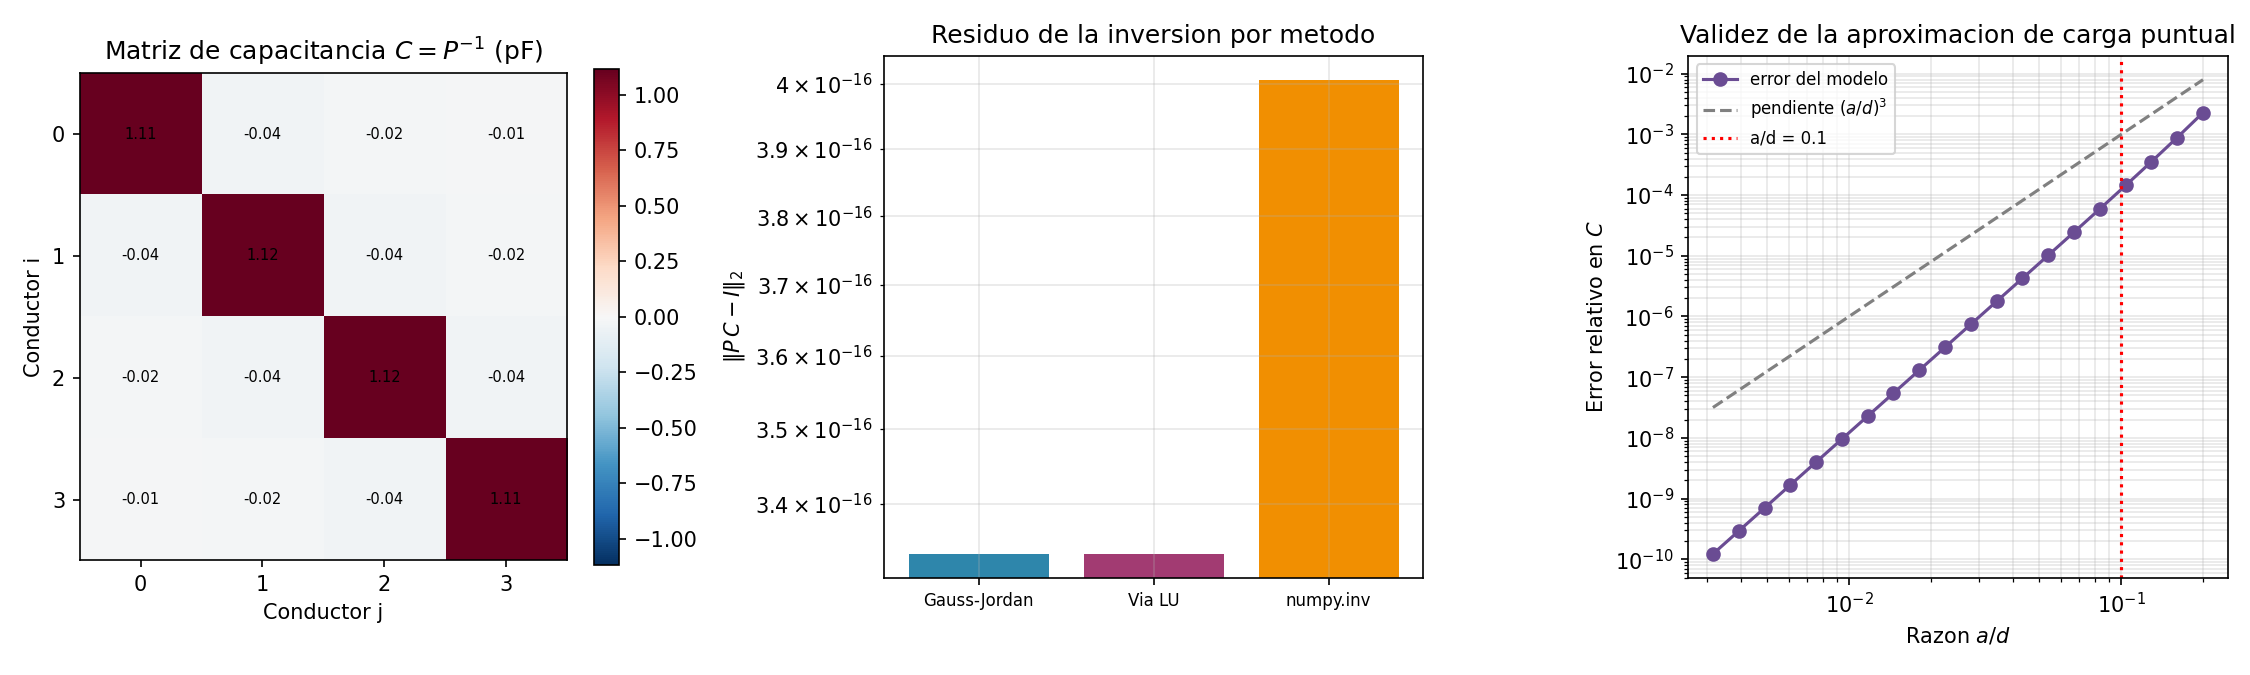

Source code (Python):
r"""
=============================================================================
 TEMA: Inversa de una matriz
 CURSO: Fisica Computacional II
=============================================================================

EJEMPLO FISICO: coeficientes de potencial y matriz de capacitancia
---------------------------------------------------------------------------
Se tienen N conductores aislados, cada uno con carga Q_i y potencial V_i.
Por la linealidad de la ecuacion de Laplace (electrostatica), los
potenciales son combinacion lineal de las cargas:

        V_i = sum_j p_ij Q_j       =>       V = P Q

donde p_ij son los "coeficientes de potencial", que dependen solo de la
geometria. La matriz inversa tiene nombre propio y significado fisico
directo:

        Q = C V ,       C = P^{-1}

C es la MATRIZ DE CAPACITANCIA del sistema: C_ii es la capacitancia propia
del conductor i y C_ij (i!=j, negativos) son las capacitancias mutuas o de
acoplamiento entre conductores. Aqui la inversa NO es un paso intermedio
para resolver un sistema: es el objeto fisico que se quiere reportar
(es lo que un simulador de interconexiones o un software de EMC entrega
como resultado). Por eso este ejemplo justifica calcular la inversa.

Modelo usado: N esferas conductoras de radio a, centros separados por
distancias d_ij, en el regimen a << d_ij. En ese limite se puede usar la
aproximacion de carga puntual para el potencial cruzado:

        p_ii = 1/(4 pi eps0 a)        (potencial de la esfera por su propia carga)
        p_ij = 1/(4 pi eps0 d_ij)     (potencial en i debido a la carga de j)

"""

import numpy as np
import matplotlib.pyplot as plt

np.set_printoptions(precision=5, suppress=True)

EPS0 = 8.8541878128e-12          # permitividad del vacio (F/m)


# =========================================================================
# 1) Metodo (a): Gauss-Jordan sobre la matriz aumentada [A | I]
# =========================================================================
def inversa_gauss_jordan(A, verbose=False):
    """
    Reduce [A | I] a [I | A^{-1}] mediante operaciones elementales de fila
    con pivoteo parcial. Cada operacion se aplica simultaneamente a ambos
    bloques, de modo que el bloque derecho acumula exactamente el producto
    de todas las matrices elementales aplicadas, que es A^{-1}.
    """
    n = A.shape[0]
    M = np.hstack([A.astype(float).copy(), np.eye(n)])   # matriz aumentada

    for k in range(n):
        # pivoteo parcial (misma justificacion del script 3)
        fila_max = k + np.argmax(np.abs(M[k:, k]))
        if fila_max != k:
            M[[k, fila_max]] = M[[fila_max, k]]
            if verbose:
                print(f"  intercambio filas {k} <-> {fila_max}")
        if abs(M[k, k]) < 1e-14:
            raise np.linalg.LinAlgError("Matriz singular: no tiene inversa")

        # normalizacion del pivote a 1
        M[k] = M[k] / M[k, k]

        # eliminacion en TODAS las demas filas (arriba y abajo):
        # esto es lo que diferencia Gauss-Jordan de Gauss
        for i in range(n):
            if i != k:
                M[i] -= M[i, k] * M[k]

    return M[:, n:]          # bloque derecho = A^{-1}


# =========================================================================
# 2) Metodo (b): inversa via descomposicion LU (n sistemas A x_j = e_j)
# =========================================================================
def descomposicion_lu(A):
    """LU con pivoteo parcial: P A = L U (identica al script 4)."""
    n = A.shape[0]
    U = A.astype(float).copy()
    L = np.eye(n)
    P = np.eye(n)
    for k in range(n - 1):
        fm = k + np.argmax(np.abs(U[k:, k]))
        if fm != k:
            U[[k, fm], :] = U[[fm, k], :]
            P[[k, fm], :] = P[[fm, k], :]
            L[[k, fm], :k] = L[[fm, k], :k]
        if abs(U[k, k]) < 1e-14:
            raise np.linalg.LinAlgError("Matriz singular")
        for i in range(k + 1, n):
            m = U[i, k] / U[k, k]
            L[i, k] = m
            U[i, k:] -= m * U[k, k:]
        U[k + 1:, k] = 0.0
    return P, L, U


def sustitucion_adelante(L, b):
    n = len(b)
    y = np.zeros(n)
    for i in range(n):
        y[i] = (b[i] - L[i, :i] @ y[:i]) / L[i, i]
    return y


def sustitucion_atras(U, y):
    n = len(y)
    x = np.zeros(n)
    for i in range(n - 1, -1, -1):
        x[i] = (y[i] - U[i, i + 1:] @ x[i + 1:]) / U[i, i]
    return x


def inversa_via_lu(A):
    """Resuelve A x_j = e_j para cada columna j de la identidad."""
    n = A.shape[0]
    P, L, U = descomposicion_lu(A)
    Ainv = np.zeros((n, n))
    I = np.eye(n)
    for j in range(n):
        Ainv[:, j] = sustitucion_atras(U, sustitucion_adelante(L, P @ I[:, j]))
    return Ainv


# =========================================================================
# 3) Sistema fisico: 4 esferas conductoras en linea
# =========================================================================
a = 0.01                                   # radio de cada esfera (m)
posiciones = np.array([0.0, 0.25, 0.50, 0.75])   # centros sobre el eje x (m)
N = len(posiciones)

def matriz_coef_potencial(a, posiciones):
    """Construye P con p_ii = 1/(4 pi eps0 a), p_ij = 1/(4 pi eps0 d_ij)."""
    N = len(posiciones)
    P_ = np.zeros((N, N))
    k_coul = 1.0 / (4 * np.pi * EPS0)
    for i in range(N):
        for j in range(N):
            if i == j:
                P_[i, j] = k_coul / a
            else:
                d = abs(posiciones[i] - posiciones[j])
                P_[i, j] = k_coul / d
    return P_

P_pot = matriz_coef_potencial(a, posiciones)

print("Matriz de coeficientes de potencial P (V/C):")
print(P_pot)
print(f"\nNumero de condicion de P: {np.linalg.cond(P_pot):.4f}")
print(f"P es simetrica? {np.allclose(P_pot, P_pot.T)}  "
      "(debe serlo por reciprocidad de Green)")

# --- calculo de la inversa por ambos metodos ---
C_gj = inversa_gauss_jordan(P_pot, verbose=True)
C_lu = inversa_via_lu(P_pot)
C_ref = np.linalg.inv(P_pot)

print("\nMatriz de capacitancia C = P^{-1}  (en pF):")
print(C_gj * 1e12)

print("\nInterpretacion fisica:")
for i in range(N):
    print(f"  Esfera {i}: capacitancia propia C_{i}{i} = {C_gj[i,i]*1e12:8.4f} pF")
print(f"  Capacitancia mutua vecinos C_01 = {C_gj[0,1]*1e12:8.4f} pF "
      "(negativa, como debe ser)")
print(f"  Capacitancia esferas lejanas C_03 = {C_gj[0,3]*1e12:8.4f} pF "
      "(mucho menor: el acoplamiento decae con la distancia)")

# =========================================================================
# 4) Analisis de error
# =========================================================================
print("\n" + "=" * 72)
print("ANALISIS DE ERROR")
print("=" * 72)

err_gj_vs_ref = np.linalg.norm(C_gj - C_ref) / np.linalg.norm(C_ref)
err_lu_vs_ref = np.linalg.norm(C_lu - C_ref) / np.linalg.norm(C_ref)
# Residuo: que tan bien se cumple A A^{-1} = I. Es la medida mas honesta,
# porque no depende de tomar otra implementacion como "verdad".
res_gj = np.linalg.norm(P_pot @ C_gj - np.eye(N))
res_lu = np.linalg.norm(P_pot @ C_lu - np.eye(N))

print(f"  Error relativo Gauss-Jordan vs numpy.linalg.inv : {err_gj_vs_ref:.3e}")
print(f"  Error relativo via LU vs numpy.linalg.inv       : {err_lu_vs_ref:.3e}")
print(f"  Residuo ||P C - I||_2  (Gauss-Jordan)           : {res_gj:.3e}")
print(f"  Residuo ||P C - I||_2  (via LU)                 : {res_lu:.3e}")

# --- Comparacion: resolver A x = b directamente vs usar la inversa ---
V_aplicado = np.array([100.0, 0.0, 0.0, -100.0])      # voltios
Q_via_inversa = C_gj @ V_aplicado
Pm, Lm, Um = descomposicion_lu(P_pot)
Q_via_lu = sustitucion_atras(Um, sustitucion_adelante(Lm, Pm @ V_aplicado))

print(f"\n  Cargas con V = {V_aplicado} V:")
print(f"    usando la inversa : {Q_via_inversa*1e12} pC")
print(f"    resolviendo P Q=V : {Q_via_lu*1e12} pC")
print(f"    residuo ||P Q - V|| usando inversa : "
      f"{np.linalg.norm(P_pot @ Q_via_inversa - V_aplicado):.3e}")
print(f"    residuo ||P Q - V|| resolviendo    : "
      f"{np.linalg.norm(P_pot @ Q_via_lu - V_aplicado):.3e}")

# --- Validez de la aproximacion de carga puntual segun a/d ---
# Se compara P construida con la aproximacion puntual frente a P con una
# correccion de orden (a/d)^3 (primer termino de la polarizacion mutua
# inducida), para estimar el error de la SIMPLIFICACION fisica (no numerica).
razones_ad = np.logspace(-2.5, -0.7, 20)
d_ref = 0.25
errores_modelo = []
for r in razones_ad:
    a_var = r * d_ref
    P_puntual = matriz_coef_potencial(a_var, posiciones)
    # correccion dipolar inducida de primer orden ~ (a/d)^3 en los terminos
    # cruzados (estimacion de la magnitud del termino despreciado)
    P_corr = P_puntual.copy()
    k_coul = 1.0 / (4 * np.pi * EPS0)
    for i in range(N):
        for j in range(N):
            if i != j:
                d = abs(posiciones[i] - posiciones[j])
                P_corr[i, j] += k_coul / d * (a_var / d) ** 3
    errores_modelo.append(
        np.linalg.norm(np.linalg.inv(P_corr) - np.linalg.inv(P_puntual))
        / np.linalg.norm(np.linalg.inv(P_puntual))
    )
errores_modelo = np.array(errores_modelo)

# =========================================================================
# 5) Graficas
# =========================================================================
fig, axes = plt.subplots(1, 3, figsize=(15, 4.5))

im = axes[0].imshow(C_gj * 1e12, cmap="RdBu_r",
                    vmin=-np.max(np.abs(C_gj * 1e12)),
                    vmax=np.max(np.abs(C_gj * 1e12)))
axes[0].set_title("Matriz de capacitancia $C=P^{-1}$ (pF)")
axes[0].set_xlabel("Conductor j")
axes[0].set_ylabel("Conductor i")
axes[0].set_xticks(range(N))
axes[0].set_yticks(range(N))
for i in range(N):
    for j in range(N):
        axes[0].text(j, i, f"{C_gj[i,j]*1e12:.2f}", ha="center", va="center",
                     fontsize=7)
plt.colorbar(im, ax=axes[0], fraction=0.046)

metodos = ["Gauss-Jordan", "Via LU", "numpy.inv"]
residuos = [res_gj, res_lu, np.linalg.norm(P_pot @ C_ref - np.eye(N))]
axes[1].bar(metodos, np.array(residuos) + 1e-20,
            color=["#2E86AB", "#A23B72", "#F18F01"])
axes[1].set_yscale("log")
axes[1].set_ylabel(r"$\|P\,C - I\|_2$")
axes[1].set_title("Residuo de la inversion por metodo")
axes[1].grid(alpha=0.3, which="both")
axes[1].tick_params(axis="x", labelsize=8)

axes[2].loglog(razones_ad, errores_modelo, "o-", color="#6A4C93",
               label="error del modelo")
axes[2].loglog(razones_ad, razones_ad ** 3, "--", color="gray",
               label=r"pendiente $(a/d)^3$")
axes[2].axvline(0.1, ls=":", color="red", label="a/d = 0.1")
axes[2].set_xlabel("Razon $a/d$")
axes[2].set_ylabel("Error relativo en $C$")
axes[2].set_title("Validez de la aproximacion de carga puntual")
axes[2].legend(fontsize=8)
axes[2].grid(alpha=0.3, which="both")

plt.tight_layout()
plt.savefig("5_inversa_matriz.png", dpi=150)
print("\nGrafica guardada en 5_inversa_matriz.png")

print(f"""
CONCLUSION SOBRE LA SIMPLIFICACION FISICA:
El error del modelo de carga puntual escala como (a/d)^3, tal como predice
el argumento de polarizacion mutua dado en el encabezado (la grafica 3 lo
confirma: la curva es paralela a la recta de pendiente 3 en escala log-log).
Para la configuracion usada aqui, a/d = {a/0.25:.3f}, el error de la
aproximacion es del orden de {(a/0.25)**3:.1e}, es decir, muy inferior al
error experimental tipico de una medicion de capacitancia. La aproximacion
esta plenamente justificada en este regimen y dejaria de estarlo si las
esferas se acercaran hasta a/d ~ 0.3 o mas.
""")
